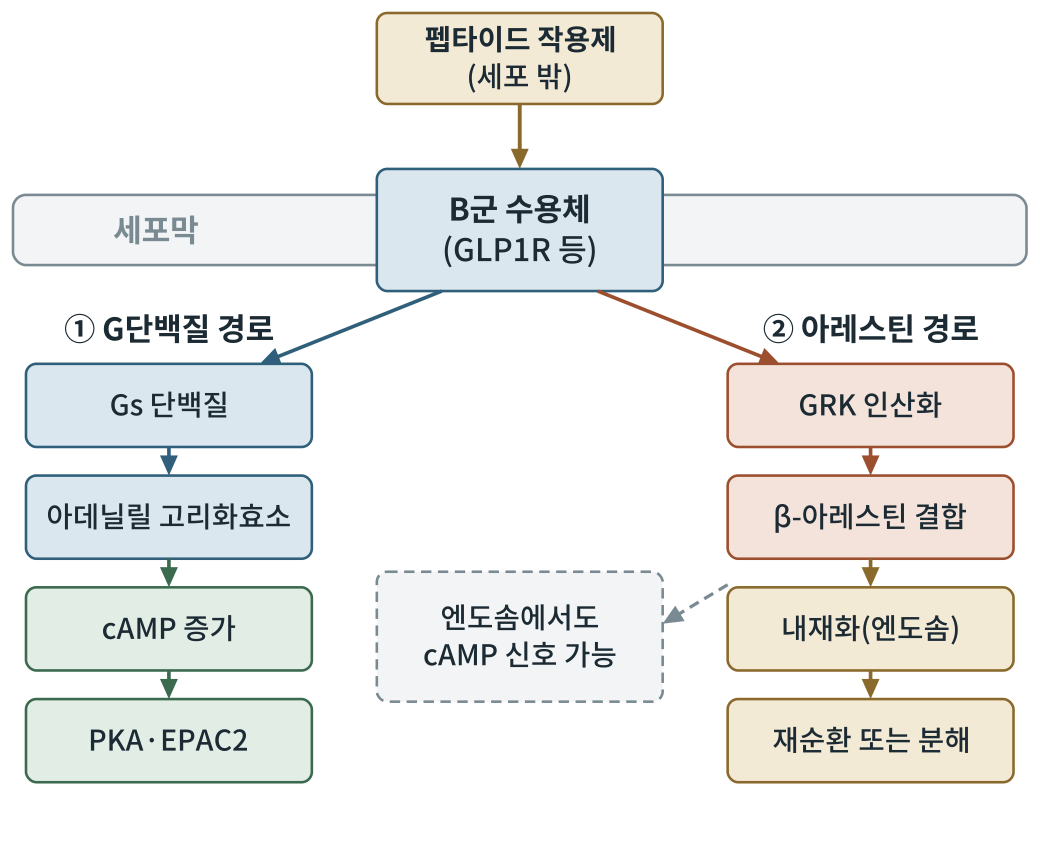
#> input picture obese2/figures/out/그림6-1.png, 2079 x 1715 px (shown at 1/2 size)
$ python fig6-1.py
#> lines starting #> are read from the running program, lines starting #| are printed output that depends on the picture
### obese2/figures/scripts/figlib.py
# -*- coding: utf-8 -*-
"""생물·의학 대중서 그림 생성 라이브러리 (좌표 명시 SVG) — biofig_kit (원본: 「인삼과 암치유」 2026-09)

좌표계: viewBox 폭 800, 출력 폭 120mm  →  1단위 = 0.15mm = 0.425pt
  · 글자 최소 22단위(≈9.4pt).  book1.md 기준(700폭에서 18 = 8.2pt)보다 엄격하다.
  · 제목 26 이상, 수치 강조 28 이상 권장.
모든 글자의 예상 경계상자를 기록해 두었다가 save() 때
  ① 글자↔글자 겹침  ② 캔버스 밖 넘침  ③ 상자 넘침(tbox)  ④ 글자 위에 나중에 그린 불투명 도형
을 검사해 WARN에 쌓는다.  report()가 0건이어야 완성이다.

색 규칙(책 전체 통일, 흑백 인쇄에서도 명도 차로 구분):
  정상세포·일반구조 = BLUE 계열,  암세포 = WARM 계열,  면역세포 = GREEN 계열,
  인삼·진세노사이드 = GOLD 계열,  보조선·주석 = GRAY
"""
import os, math

UNIT_PT = 120.0 / 800 * 72 / 25.4
MIN_FS = 22
FONT = "'Noto Sans CJK KR',sans-serif"

INK    = '#1b2a33'
BLUE   = '#2f5f7a'; LBLUE = '#dbe7ee'; FILL = '#eef3f6'
GRAY   = '#7a8a92'; LGRAY = '#f2f4f5'; MGRAY = '#c9d1d5'
WARM   = '#9c4f2e'; LWARM = '#f3e3da'; MWARM = '#d9a48a'
GREEN  = '#3b6a4f'; LGREEN = '#e1ede5'; MGREEN = '#9cc0a9'
GOLD   = '#8a6a2c'; LGOLD = '#f3ead6'; MGOLD = '#d6bd84'
WHITE  = '#ffffff'

WARN = []


def _w(s, fs):
    """문자열 렌더링 폭 추정(단위). 한글·한자=1.0em, 영문·숫자=0.58em, 좁은 기호=0.32em"""
    t = 0.0
    for c in s:
        o = ord(c)
        if o > 0x1100 and not (0x2000 <= o <= 0x206f):
            t += 1.0
        elif c == ' ':
            t += 0.32
        elif c in 'ilj.,·|()[]:;\'"!':
            t += 0.32
        elif c in 'mwMW':
            t += 0.85
        else:
            t += 0.58
    return t * fs


def _ov(a, b):
    ix = min(a[2], b[2]) - max(a[0], b[0])
    iy = min(a[3], b[3]) - max(a[1], b[1])
    if ix <= 0 or iy <= 0:
        return 0.0
    sa = (a[2] - a[0]) * (a[3] - a[1]); sb = (b[2] - b[0]) * (b[3] - b[1])
    return ix * iy / max(1e-6, min(sa, sb))


class Fig:
    def __init__(self, name, h, w=800):
        self.name, self.w, self.h = name, w, h
        self.parts = []
        self.texts = []      # (box, s, order)
        self.shapes = []     # (box, order)  불투명 도형
        self.order = 0
        self.minfs = 999

    def _add(self, svg, box=None, opaque=False):
        self.parts.append(svg)
        if box and opaque:
            self.shapes.append((box, self.order))
        self.order += 1

    # ── 기본 도형 ──────────────────────────────────────────────
    def rect(self, x, y, w, h, fill=FILL, stroke=BLUE, sw=2, rx=8, dash=None, opacity=1):
        d = f' stroke-dasharray="{dash}"' if dash else ''
        op = f' opacity="{opacity}"' if opacity != 1 else ''
        self._add(f'<rect x="{x}" y="{y}" width="{w}" height="{h}" rx="{rx}" fill="{fill}" '
                  f'stroke="{stroke}" stroke-width="{sw}"{d}{op}/>',
                  (x, y, x + w, y + h), fill not in ('none', '') and opacity >= .5)

    # [10 lines left out: functions circle, ellipse, not called in this run]

    def line(self, x1, y1, x2, y2, stroke=GRAY, sw=2, dash=None):
        d = f' stroke-dasharray="{dash}"' if dash else ''
        self._add(f'<line x1="{x1}" y1="{y1}" x2="{x2}" y2="{y2}" stroke="{stroke}" stroke-width="{sw}"{d}/>')

    # [10 lines left out: functions path, poly, not called in this run]

    def raw(self, svg):
        """직접 작성한 SVG 조각(겹침 검사 대상 아님 — 글자는 반드시 text()로 넣을 것)"""
        self._add(svg)

    def text(self, x, y, s, fs=24, weight=400, anchor='middle', color=INK, italic=False, check=True):
        if fs < MIN_FS:
            WARN.append(f'{self.name}: 글자 크기 {fs} < {MIN_FS} «{s[:20]}»')
            fs = MIN_FS
        self.minfs = min(self.minfs, fs)
        it = ' font-style="italic"' if italic else ''
        esc = s.replace('&', '&amp;').replace('<', '&lt;').replace('>', '&gt;')
        w = _w(s, fs)
        x0 = x - w / 2 if anchor == 'middle' else (x - w if anchor == 'end' else x)
        box = (x0, y - fs * 0.80, x0 + w, y + fs * 0.18)
        if check:
            self.texts.append((box, s, self.order))
        self._add(f'<text x="{x}" y="{y}" font-family="{FONT}" font-size="{fs}" font-weight="{weight}" '
                  f'text-anchor="{anchor}" fill="{color}"{it}>{esc}</text>')
        return box

    # [5 lines left out: function lines, not called in this run]

    def arrow(self, x1, y1, x2, y2, stroke=BLUE, sw=2.5, dash=None, head=10):
        ang = math.atan2(y2 - y1, x2 - x1)
        bx, by = x2 - head * math.cos(ang), y2 - head * math.sin(ang)
        self.line(x1, y1, bx, by, stroke, sw, dash)
        p2 = (x2 - head * 1.7 * math.cos(ang - 0.42), y2 - head * 1.7 * math.sin(ang - 0.42))
        p3 = (x2 - head * 1.7 * math.cos(ang + 0.42), y2 - head * 1.7 * math.sin(ang + 0.42))
        pts = ' '.join(f'{px:.1f},{py:.1f}' for px, py in ((x2, y2), p2, p3))
        self._add(f'<polygon points="{pts}" fill="{stroke}"/>')

    # [18 lines left out: functions carrow, inhibit, not called in this run]

    # ── 조합 도형 ──────────────────────────────────────────────
    def tbox(self, x, y, w, h, lines, fs=24, fill=FILL, stroke=BLUE, sw=2, rx=8,
             color=INK, weight=400, lead=1.3, dash=None, first_bold=False):
        """글자가 든 상자. 폭·높이 초과를 경고한다(글자 폭을 먼저 계산하고 상자를 정할 것)."""
#> called with x = 290, y = 10, w = 220, h = 70, fs = 22, fill = '#f3ead6', stroke = '#8a6a2c', sw = 2
        self.rect(x, y, w, h, fill, stroke, sw, rx, dash)
        n = len(lines)
        total = (n - 1) * fs * lead
        y0 = y + h / 2 - total / 2 + fs * 0.35
        for i, ln in enumerate(lines):
            wgt = 700 if (first_bold and i == 0) else weight
            if _w(ln, fs) > w - 12:
                WARN.append(f'{self.name}: 상자 폭 넘침 «{ln}» {_w(ln, fs):.0f} > {w - 12}')
            self.text(x + w / 2, y0 + i * fs * lead, ln, fs, wgt, 'middle', color)
        if total + fs > h - 8:
            WARN.append(f'{self.name}: 상자 높이 넘침 «{lines[0]}» {total + fs:.0f} > {h - 8}')

    # [33 lines left out: functions callout, badge, hbar, axis_label, not called in this run]

    # ── 저장 ──────────────────────────────────────────────────
    def _check(self):
        T = self.texts
        for i in range(len(T)):
            for j in range(i + 1, len(T)):
                r = _ov(T[i][0], T[j][0])
                if r > 0.06:
                    WARN.append(f'{self.name}: 글자 겹침 {r:.0%} «{T[i][1][:16]}» ↔ «{T[j][1][:16]}»')
        for box, s, o in T:
            if box[0] < 2 or box[2] > self.w - 2 or box[1] < 2 or box[3] > self.h - 2:
                WARN.append(f'{self.name}: 캔버스 넘침 «{s[:20]}» x{box[0]:.0f}~{box[2]:.0f} y{box[1]:.0f}~{box[3]:.0f}')
            for sb, so in self.shapes:
                if so > o and _ov(box, sb) > 0.25:
                    WARN.append(f'{self.name}: 글자가 나중 도형에 가려짐 «{s[:20]}»')

    def save(self, outdir):
        self._check()
        mm_h = self.h / self.w * 120
        svg = (f'<svg xmlns="http://www.w3.org/2000/svg" viewBox="0 0 {self.w} {self.h}" '
               f'width="120mm" height="{mm_h:.1f}mm">'
               f'<rect x="0" y="0" width="{self.w}" height="{self.h}" fill="#ffffff"/>'
               + ''.join(self.parts) + '</svg>')
        os.makedirs(outdir, exist_ok=True)
        open(os.path.join(outdir, self.name), 'w', encoding='utf-8').write(svg)
        return self.name, self.minfs * UNIT_PT


# [18 lines left out: functions point_in_poly, contain, not called in this run]


def report(prefix=''):
    W = [w for w in WARN if w.startswith(prefix)] if prefix else WARN
    if W:
        print(f'⚠ 경고 {len(W)}건:')
        for w in W:
            print('  ', w)
    else:
        print('✓ 겹침·넘침·글자크기 경고 0건')
    return len(W)

### obese2/figures/scripts/fig6-1.py
# -*- coding: utf-8 -*-
import os, sys
sys.path.insert(0, os.path.dirname(os.path.abspath(__file__)))
import figlib as F
from figlib import Fig, INK, BLUE, LBLUE, GRAY, WARM, LWARM, GREEN, LGREEN, GOLD, LGOLD, LGRAY
here = os.path.dirname(os.path.abspath(__file__)); OUT = os.path.join(here, "..", "svg")
f = Fig('fig6-1.svg', 660)
f.tbox(290, 10, 220, 70, ['펩타이드 작용제', '(세포 밖)'], 22, LGOLD, GOLD, first_bold=True)
f.rect(10, 150, 780, 54, LGRAY, GRAY, 2, 10)
f.text(120, 186, '세포막', 24, 700, color=GRAY)
f.tbox(290, 130, 220, 94, ['B군 수용체', '(GLP1R 등)'], 24, LBLUE, BLUE, first_bold=True)
f.arrow(400, 80, 400, 130, GOLD, 3)
f.text(130, 262, '① G단백질 경로', 24, 700); f.text(670, 262, '② 아레스틴 경로', 24, 700)
# 왼쪽 사슬
L = [('Gs 단백질', LBLUE, BLUE), ('아데닐릴 고리화효소', LBLUE, BLUE), ('cAMP 증가', LGREEN, GREEN), ('PKA·EPAC2', LGREEN, GREEN)]
y = 280
for i, (t, fl, st) in enumerate(L):
    f.tbox(20, y, 220, 64, [t], 22, fl, st)
    if i: f.arrow(130, y - 22, 130, y, st, 2.8)
    y += 86
f.arrow(340, 224, 200, 280, BLUE, 2.8)
# 오른쪽 사슬
R = [('GRK 인산화', LWARM, WARM), ('β-아레스틴 결합', LWARM, WARM), ('내재화(엔도솜)', LGOLD, GOLD), ('재순환 또는 분해', LGOLD, GOLD)]
y = 280
for i, (t, fl, st) in enumerate(R):
    f.tbox(560, y, 220, 64, [t], 22, fl, st)
    if i: f.arrow(670, y - 22, 670, y, st, 2.8)
    y += 86
f.arrow(460, 224, 600, 280, WARM, 2.8)
f.tbox(290, 440, 220, 100, ['엔도솜에서도', 'cAMP 신호 가능'], 22, LGRAY, GRAY, dash='8 5')
f.arrow(560, 450, 510, 480, GRAY, 2.5, dash='8 5')
print(f.save(OUT)); F.report()
import cairosvg
from PIL import Image
o = os.path.join(here, '..', 'out')
cairosvg.svg2png(url=os.path.join(OUT, 'fig6-1.svg'), write_to=os.path.join(o, '그림6-1.png'), output_width=2079, background_color='white')
#> (this line was passed over: cairosvg is not available in this run)
Image.open(os.path.join(o, '그림6-1.png')).convert('L').save(os.path.join(o, '그림6-1-흑백.png'))
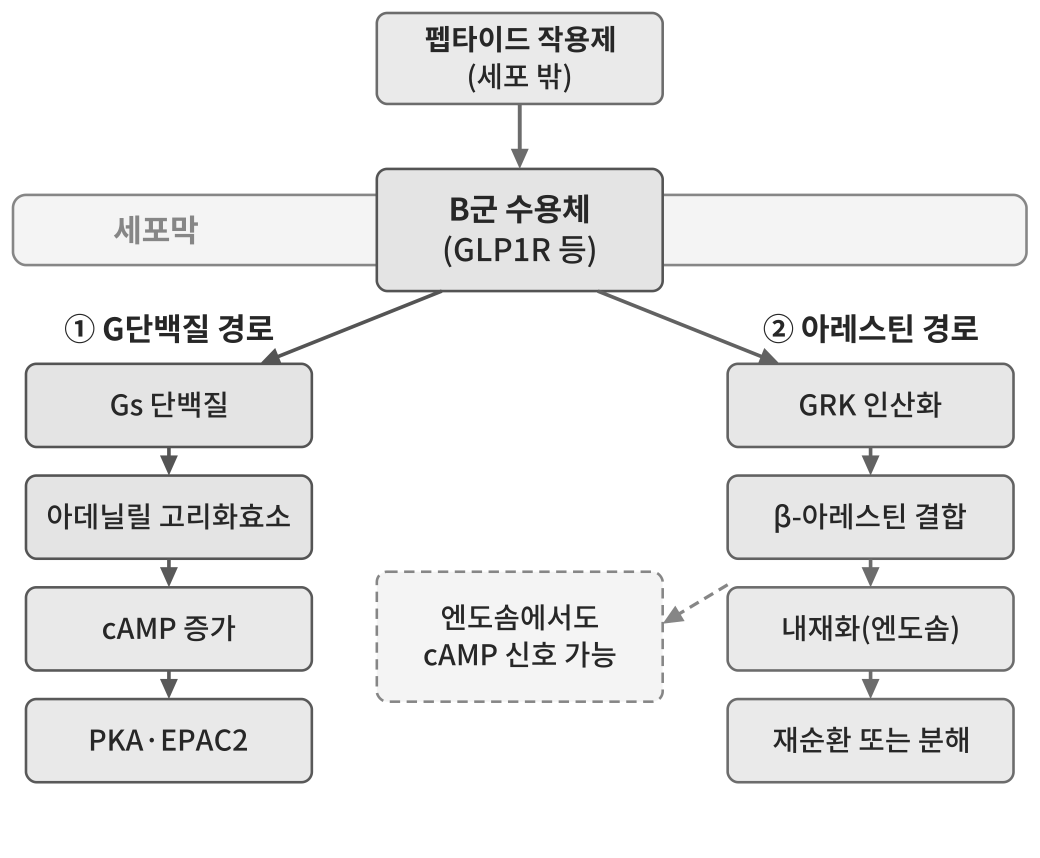
#> saved as 그림6-1-흑백.png: PIL image 2079x1715 L (shown at 1/2 size); min 39, max 255, mean 237.4

$ run again, with obese2/figures/out/그림1-1.png copied over obese2/figures/out/그림6-1.png
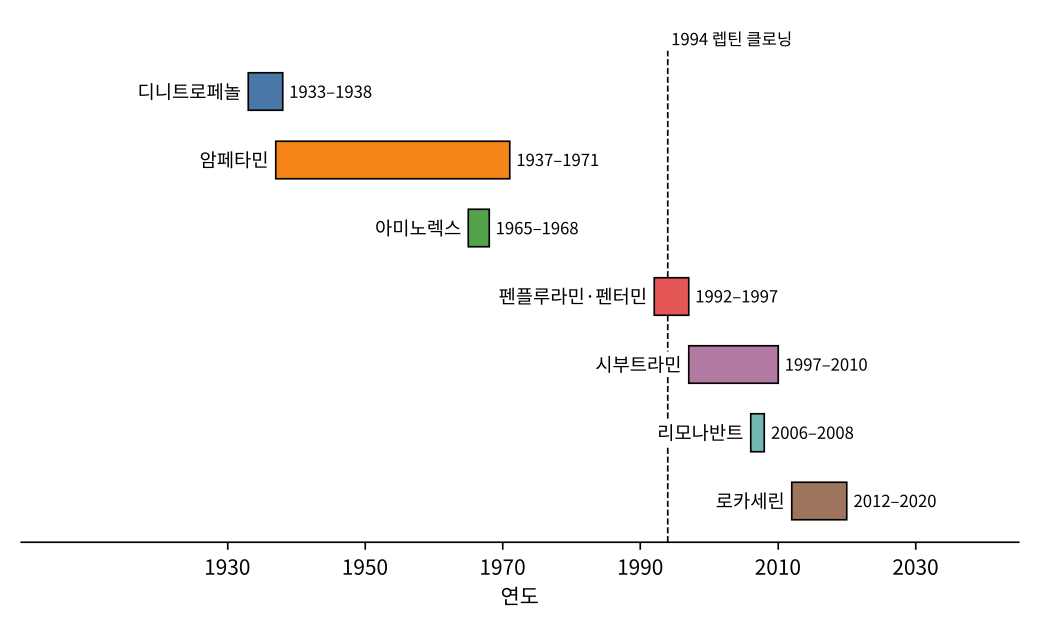
#> input picture obese2/figures/out/그림1-1.png, 2079 x 1260 px (shown at 1/2 size)
#> `Image.open(os.path.join(o, '그림6-1.png')).convert('L').save(os.path.joi..`:
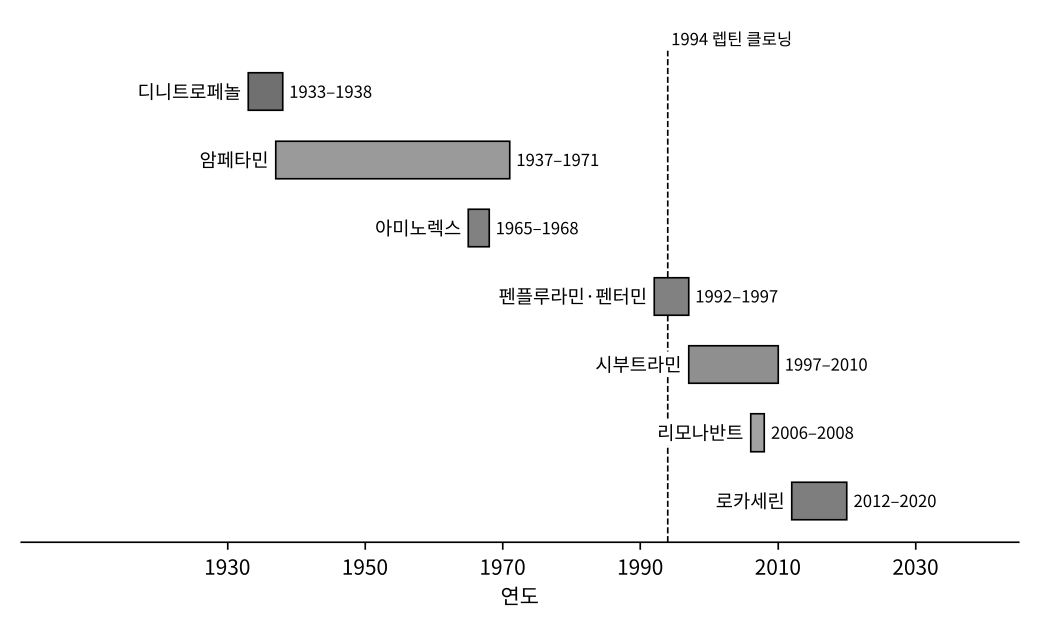
#> saved as 그림6-1-흑백.png: PIL image 2079x1260 L (shown at 1/2 size); min 0, max 255, mean 247.7

$ run again, with obese2/figures/out/그림10-1.png copied over obese2/figures/out/그림6-1.png
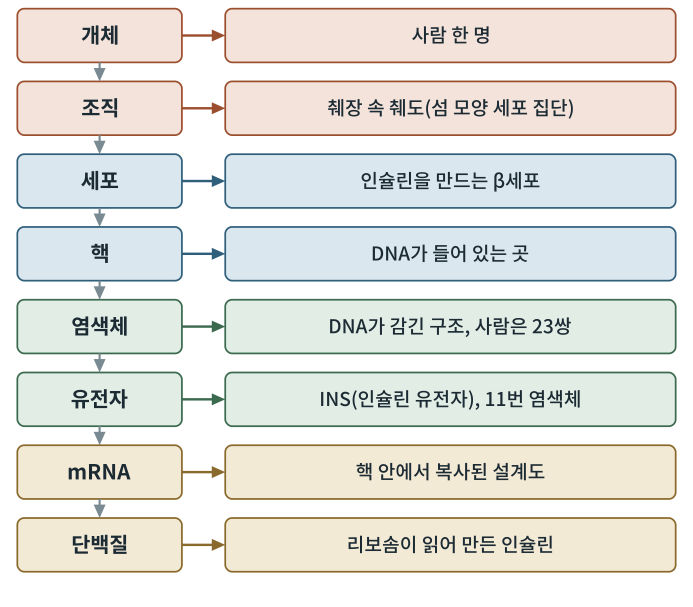
#> input picture obese2/figures/out/그림10-1.png, 2079 x 1819 px (shown at 1/3 size)
#> `Image.open(os.path.join(o, '그림6-1.png')).convert('L').save(os.path.joi..`:
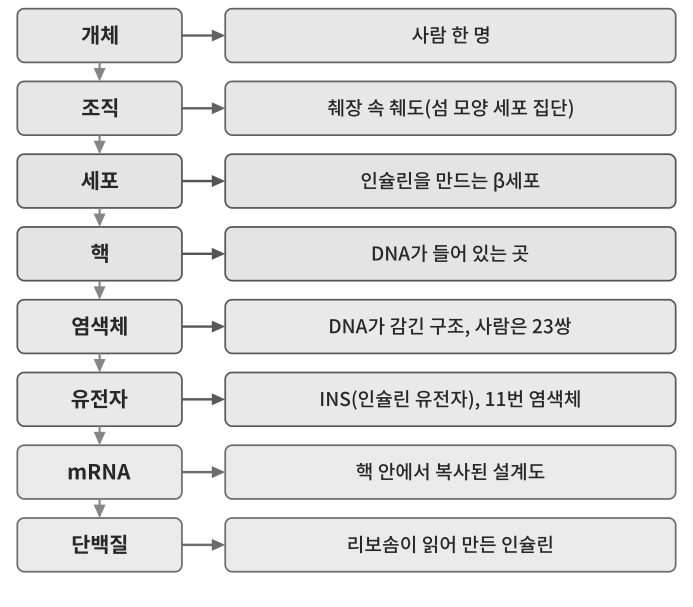
#> saved as 그림6-1-흑백.png: PIL image 2079x1819 L (shown at 1/3 size); min 39, max 255, mean 227.6
